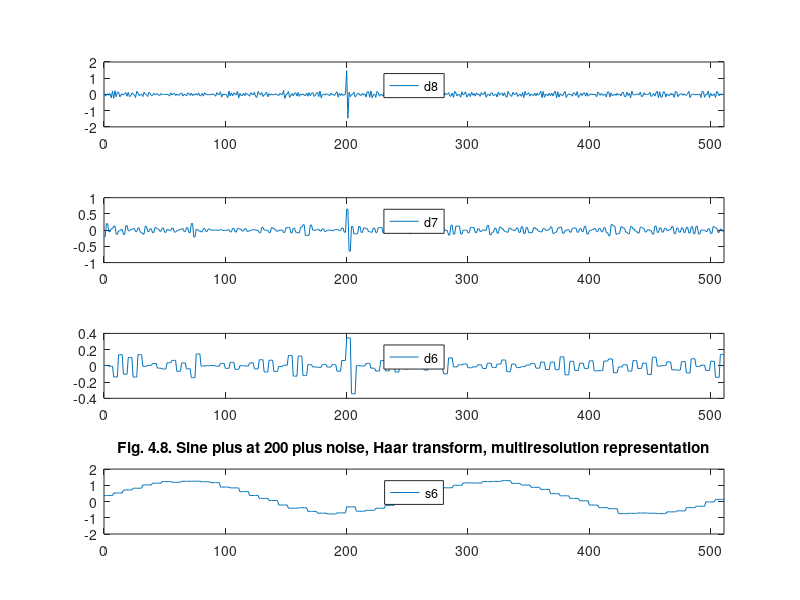

MATLAB code to generate this figure:
%% ========================================================================
%% Programmatic octave notes on "Ripples in Mathematics" by A. Jensen
%% and A. la Cour-Harbo written with a deep gratitude to the authors for
%% this wonderful text. 
%% 
%% Reconstruction of graphs in Figure 4.8, p.30, Ch 04.
%%
%% Author: Vladimir Kulyukin
%% 
%% NB: I have tested this code in Octave 4.
%%
%% The numbers below were computed by my Java OneDHaar class methods
%% available at https://github.com/VKEDCO/java/blob/master/haar/org.vkedco.wavelets.haar/OneDHaar.java &
%% https://github.com/VKEDCO/java/blob/master/haar/org.vkedco.wavelets.tests/RipplesInMathCh04.java
%% =========================================================================


t = [0:511];

y_fig_4_8_s06_d06_d07_d8_inverted_p30 = [
0.09752880590825411
-0.09752880590825411
-0.04814916270692597
0.04814916270692597
-0.05701575090482639
0.05701575090482639
-0.20916308390034022
0.20916308390034022
-0.23338830579871167
0.23338830579871167
-0.14401970825279042
0.14401970825279042
0.15263226399113236
-0.15263226399113236
-0.03805920882712649
0.03805920882712649
-0.03958469872981252
0.03958469872981252
0.11216399138917277
-0.11216399138917277
0.1290001397926081
-0.1290001397926081
-0.08991998589702378
0.08991998589702378
0.037791215541385925
-0.037791215541385925
-0.18949721416049545
0.18949721416049545
0.07497677819582171
-0.07497677819582171
-0.009290252739349358
0.009290252739349358
-0.13204406194211238
0.13204406194211238
0.017166261743862044
-0.017166261743862044
-0.1297069913554577
0.1297069913554577
0.06784359264102824
-0.06784359264102824
-0.07254736163824504
0.07254736163824504
-0.008436565849630151
0.008436565849630151
0.05880347383756556
-0.05880347383756556
-0.0552134427407841
0.0552134427407841
-0.0038874642813732092
0.0038874642813732092
-0.007252634910156818
0.007252634910156818
0.008986861708275562
-0.008986861708275562
-0.10417934039693805
0.10417934039693805
-0.024546703753894117
0.024546703753894117
0.07349113401620189
-0.07349113401620189
0.02110179384131683
-0.02110179384131683
-0.052719347951907025
0.052719347951907025
0.10295181036575363
-0.10295181036575363
0.010472600562925094
-0.010472600562925094
-0.0955641315415302
0.0955641315415302
0.056457124746000065
-0.056457124746000065
0.08562877490901866
-0.08562877490901866
0.019005237582970236
-0.019005237582970236
0.04808511281184957
-0.04808511281184957
0.08676443906773168
-0.08676443906773168
-0.07361758023640774
0.07361758023640774
-0.09924750627731539
0.09924750627731539
0.008701315885589922
-0.008701315885589922
-0.022389153183531074
0.022389153183531074
-0.0334912561499251
0.0334912561499251
0.022863003342548538
-0.022863003342548538
-0.1113555060559589
0.1113555060559589
0.007408124363609492
-0.007408124363609492
0.16784563299786415
-0.16784563299786415
0.026963989315828663
-0.026963989315828663
0.027978027536579575
-0.027978027536579575
-0.20184185920571418
0.20184185920571418
-0.09202176216765173
0.09202176216765173
-0.08354968090908077
0.08354968090908077
0.03374363294720367
-0.03374363294720367
0.21005365808894855
-0.21005365808894855
0.061942940725757734
-0.061942940725757734
-0.07949352619914724
0.07949352619914724
-0.08004632819208565
0.08004632819208565
0.024530884024054816
-0.024530884024054816
-0.106132583807106
0.106132583807106
0.033298926201627665
-0.033298926201627665
0.13173827139778704
-0.13173827139778704
-0.18578897015666979
0.18578897015666979
0.031984077300964545
-0.031984077300964545
0.12677632778709746
-0.12677632778709746
-0.0229155042742504
0.0229155042742504
0.148168437015001
-0.148168437015001
0.05045439446056981
-0.05045439446056981
0.03551490247470415
-0.03551490247470415
-0.010394792493584826
0.010394792493584826
0.030962656832630966
-0.030962656832630966
-0.06855838355789318
0.06855838355789318
0.012046562697100027
-0.012046562697100027
0.24577492549037241
-0.24577492549037241
-0.026128021661109557
0.026128021661109557
0.1808692113553742
-0.1808692113553742
-0.048892746997457354
0.048892746997457354
-0.0899296378215218
0.0899296378215218
0.09676590444596506
-0.09676590444596506
0.12130279677548972
-0.12130279677548972
0.031242963573899326
-0.031242963573899326
0.031452966120689124
-0.031452966120689124
-0.09094583411936573
0.09094583411936573
-0.11460720441136796
0.11460720441136796
-0.07778891687784459
0.07778891687784459
0.11463121712055976
-0.11463121712055976
-0.08185024644121791
0.08185024644121791
0.1333156337987635
-0.1333156337987635
0.20661453506824318
-0.20661453506824318
-0.010459896612809216
0.010459896612809216
-0.03611640801071753
0.03611640801071753
0.017650994505764517
-0.017650994505764517
-0.08579359935443798
0.08579359935443798
0.0024754797499952907
-0.0024754797499952907
-0.07269151898501414
0.07269151898501414
0.16913260880286263
-0.16913260880286263
0.06730254911895162
-0.06730254911895162
0.05232081415929568
-0.05232081415929568
-0.0376701330794077
0.0376701330794077
1.4671031028429689
-1.4671031028429689
0.13573996525490595
-0.13573996525490595
-0.004695893482652647
0.004695893482652647
0.14860108958843066
-0.14860108958843066
-0.0646382613207625
0.0646382613207625
0.04981837230166225
-0.04981837230166225
-0.058277567662653545
0.058277567662653545
-0.03587918927867348
0.03587918927867348
-0.16491158319895552
0.16491158319895552
0.16966281194440166
-0.16966281194440166
0.2180718789486607
-0.2180718789486607
-0.024029857127657483
0.024029857127657483
-0.1854610052683032
0.1854610052683032
0.10944475910320256
-0.10944475910320256
0.018020497455477347
-0.018020497455477347
-0.10237281896602808
0.10237281896602808
-0.19730803656199575
0.19730803656199575
0.06489949163170966
-0.06489949163170966
0.015661770089098387
-0.015661770089098387
-0.08870341921457589
0.08870341921457589
0.12203879185164482
-0.12203879185164482
-0.2074227481280997
0.2074227481280997
-0.03551357385918008
0.03551357385918008
-0.09630828017587047
0.09630828017587047
0.02670386228287173
-0.02670386228287173
-0.11073418232819403
0.11073418232819403
-0.19449008048353061
0.19449008048353061
0.013707099327554095
-0.013707099327554095
-0.05106097539266995
0.05106097539266995
0.020022099049439274
-0.020022099049439274
0.05799347845601166
-0.05799347845601166
-0.10958150303445358
0.10958150303445358
-0.022569648456003844
0.022569648456003844
-0.006749702316791478
0.006749702316791478
0.016195913850045318
-0.016195913850045318
-0.19015150311402154
0.19015150311402154
0.09085456680976754
-0.09085456680976754
-0.16873589615224927
0.16873589615224927
0.025594062135535885
-0.025594062135535885
0.048934776164295805
-0.048934776164295805
-0.07987728171595954
0.07987728171595954
-0.015229438567468443
0.015229438567468443
0.11200906761234584
-0.11200906761234584
-0.08486114191065675
0.08486114191065675
-0.18725147392964522
0.18725147392964522
0.08971292184463707
-0.08971292184463707
-0.012923833291320297
0.012923833291320297
-0.16986746805429964
0.16986746805429964
-0.027221045555420594
0.027221045555420594
0.16491010954230023
-0.16491010954230023
-0.04650467191303298
0.04650467191303298
-0.13400040557196796
0.13400040557196796
-0.050275736141197014
0.050275736141197014
-0.10106993365746597
0.10106993365746597
-0.016499753327589795
0.016499753327589795
-0.11760976788731979
0.11760976788731979
-7.474233697013499E-5
7.474233697013499E-5
0.17463449601772107
-0.17463449601772107
-0.006017046859551067
0.006017046859551067
-0.08693453971322129
0.08693453971322129
0.0937947228859658
-0.0937947228859658
-0.02016765094581352
0.02016765094581352
-0.15828836614721742
0.15828836614721742
-0.049731023221466275
0.049731023221466275
0.0923707986043225
-0.0923707986043225
0.1024794261230032
-0.1024794261230032
-0.18792119195334764
0.18792119195334764
0.025363875144429504
-0.025363875144429504
-0.13338052604861883
0.13338052604861883
0.008861481282471106
-0.008861481282471106
0.12481743376138199
-0.12481743376138199
-0.015828515978324242
0.015828515978324242
-0.11707648277522176
0.11707648277522176
-0.19680181257140977
0.19680181257140977
-0.019877872015020448
0.019877872015020448
0.10544976610714196
-0.10544976610714196
0.028195394926922135
-0.028195394926922135
-0.08289471282714478
0.08289471282714478
-0.08138697899555047
0.08138697899555047
-0.039051382381781186
0.039051382381781186
0.1980513725856288
-0.1980513725856288
0.177352385807882
-0.177352385807882
0.01857948617908789
-0.01857948617908789
-0.0845205406056106
0.0845205406056106
-0.07851574320752427
0.07851574320752427
-0.09964629425104166
0.09964629425104166
0.20394124885574427
-0.20394124885574427
0.1654364838603474
-0.1654364838603474
0.04547217108138032
-0.04547217108138032
-0.0881708209760862
0.0881708209760862
0.18636418303520896
-0.18636418303520896
-0.03579297775629295
0.03579297775629295
0.0029607811512398566
-0.0029607811512398566
-0.10992661008226463
0.10992661008226463
0.06496828548217037
-0.06496828548217037
0.18290837284524583
-0.18290837284524583
-0.06234365223378749
0.06234365223378749
-0.06873026463610515
0.06873026463610515
0.1070652513212516
-0.1070652513212516
0.10488865665856521
-0.10488865665856521
-0.04093279949210854
0.04093279949210854
-0.014712722060748862
0.014712722060748862
-0.016636869330798776
0.016636869330798776
-0.14757092711608036
0.14757092711608036
0.05123095384241069
-0.05123095384241069
0.060397837543595394
-0.060397837543595394
-0.018924449832933316
0.018924449832933316
-0.15591484148198245
0.15591484148198245
0.15856512292688987
-0.15856512292688987
0.0953507790748245
-0.0953507790748245
-0.03162693424321328
0.03162693424321328
-0.06889546638555022
0.06889546638555022
-0.027721393303248017
0.027721393303248017
-0.10275692757658428
0.10275692757658428
0.13361417895648806
-0.13361417895648806
-0.13864133130116954
0.13864133130116954
-0.05921841002057487
0.05921841002057487
-0.2063777860137046
0.2063777860137046
0.02279355743495956
-0.02279355743495956
-0.030773654632627934
0.030773654632627934
0.027531542757658678
-0.027531542757658678
0.14725959039793235
-0.14725959039793235
-0.10135485590046027
0.10135485590046027
-0.010133696733812148
0.010133696733812148
-0.010247195219092953
0.010247195219092953
0.13203185310316568
-0.13203185310316568
-0.05516228965081982
0.05516228965081982
-0.10368321650730615
0.10368321650730615
0.2014674855611639
-0.2014674855611639
0.168348008807726
-0.168348008807726
-0.1612995934307047
0.1612995934307047
0.15785955549550618
-0.15785955549550618
0.044275214836714816
-0.044275214836714816
-0.08344023926484806
0.08344023926484806
-0.03408380922566462
0.03408380922566462
-0.18191396809083682
0.18191396809083682
0.13931942504720457
-0.13931942504720457
-0.02320711491009197
0.02320711491009197
0.050620422553874604
-0.050620422553874604
0.04110320713030652
-0.04110320713030652
-0.05612211571209222
0.05612211571209222
0.19363706413216752
-0.19363706413216752
-0.025657411743881364
0.025657411743881364
0.024316890419890852
-0.024316890419890852
-0.01398510908063047
0.01398510908063047
-0.03586799231908594
0.03586799231908594
-0.19277145843494994
0.19277145843494994
0.1762300861463233
-0.1762300861463233
0.010733018476724254
-0.010733018476724254
0.19748737019844123
-0.19748737019844123
0.07498101815236671
-0.07498101815236671
-0.04230615062058536
0.04230615062058536
-0.1889382073567016
0.1889382073567016
0.07497407361250774
-0.07497407361250774
0.034955942336224316
-0.034955942336224316
0.03504847444687792
-0.03504847444687792
];

y_fig_4_8_s06_d06_d7_d08_inverted_p30 = [
-0.20005498296172905
-0.20005498296172905
0.20005498296172905
0.20005498296172905
-0.0463278245095968
-0.0463278245095968
0.0463278245095968
0.0463278245095968
0.12573337674285068
0.12573337674285068
-0.12573337674285068
-0.12573337674285068
-0.020746901695134157
-0.020746901695134157
0.020746901695134157
0.020746901695134157
-0.1364154178760675
-0.1364154178760675
0.1364154178760675
0.1364154178760675
-0.020974393034209667
-0.020974393034209667
0.020974393034209667
0.020974393034209667
0.046596287687746825
0.046596287687746825
-0.046596287687746825
-0.046596287687746825
0.06771789907235082
0.06771789907235082
-0.06771789907235082
-0.06771789907235082
-0.1202746780717188
-0.1202746780717188
0.1202746780717188
0.1202746780717188
-0.040760577164032495
-0.040760577164032495
0.040760577164032495
0.040760577164032495
-0.07848040623690289
-0.07848040623690289
0.07848040623690289
0.07848040623690289
0.03501013256239981
0.03501013256239981
-0.03501013256239981
-0.03501013256239981
0.06638830424566279
0.06638830424566279
-0.06638830424566279
-0.06638830424566279
0.017515286475866094
0.017515286475866094
-0.017515286475866094
-0.017515286475866094
0.061785167918731954
0.061785167918731954
-0.061785167918731954
-0.061785167918731954
-0.016539166573336705
-0.016539166573336705
0.016539166573336705
0.016539166573336705
0.04467947379734608
0.04467947379734608
-0.04467947379734608
-0.04467947379734608
0.07590386617472442
0.07590386617472442
-0.07590386617472442
-0.07590386617472442
0.20668977671789843
0.20668977671789843
-0.20668977671789843
-0.20668977671789843
0.024733161710739214
0.024733161710739214
-0.024733161710739214
-0.024733161710739214
-0.052745103852738146
-0.052745103852738146
0.052745103852738146
0.052745103852738146
-0.04012564091211851
-0.04012564091211851
0.04012564091211851
0.04012564091211851
-7.830363130132571E-4
-7.830363130132571E-4
7.830363130132571E-4
7.830363130132571E-4
0.0015945640991316518
0.0015945640991316518
-0.0015945640991316518
-0.0015945640991316518
0.01119127737867675
0.01119127737867675
-0.01119127737867675
-0.01119127737867675
-0.012718867365469502
-0.012718867365469502
0.012718867365469502
0.012718867365469502
-0.053902326321664217
-0.053902326321664217
0.053902326321664217
0.053902326321664217
-0.05593067440500213
-0.05593067440500213
0.05593067440500213
0.05593067440500213
0.030228202409051372
0.030228202409051372
-0.030228202409051372
-0.030228202409051372
0.041693681848821454
0.041693681848821454
-0.041693681848821454
-0.041693681848821454
-0.01277411962466091
-0.01277411962466091
0.01277411962466091
0.01277411962466091
0.009937884998948364
0.009937884998948364
-0.009937884998948364
-0.009937884998948364
-0.08365062421261893
-0.08365062421261893
0.08365062421261893
0.08365062421261893
0.00505798702623289
0.00505798702623289
-0.00505798702623289
-0.00505798702623289
-0.07560149928080223
-0.07560149928080223
0.07560149928080223
0.07560149928080223
0.0345538608557308
0.0345538608557308
-0.0345538608557308
-0.0345538608557308
-0.00432458522277936
-0.00432458522277936
0.00432458522277936
0.00432458522277936
-0.07533604161697206
-0.07533604161697206
0.07533604161697206
0.07533604161697206
0.08435658354087244
0.08435658354087244
-0.08435658354087244
-0.08435658354087244
0.06495819658090148
0.06495819658090148
-0.06495819658090148
-0.06495819658090148
-0.08634955646536951
-0.08634955646536951
0.08634955646536951
0.08634955646536951
0.16440420310536674
0.16440420310536674
-0.16440420310536674
-0.16440420310536674
-0.1588840249963836
-0.1588840249963836
0.1588840249963836
0.1588840249963836
0.0032819333459739902
0.0032819333459739902
-0.0032819333459739902
-0.0032819333459739902
0.024517199593199385
0.024517199593199385
-0.024517199593199385
-0.024517199593199385
0.040321884743484596
0.040321884743484596
-0.040321884743484596
-0.040321884743484596
-0.0024111596395766026
-0.0024111596395766026
0.0024111596395766026
0.0024111596395766026
-0.015557935603884524
-0.015557935603884524
0.015557935603884524
0.015557935603884524
0.015088408657918473
0.015088408657918473
-0.015088408657918473
-0.015088408657918473
0.0654589151465807
0.0654589151465807
-0.0654589151465807
-0.0654589151465807
0.6467061909096541
0.6467061909096541
-0.6467061909096541
-0.6467061909096541
0.11314756292753929
0.11314756292753929
-0.11314756292753929
-0.11314756292753929
-0.11216579043736588
-0.11216579043736588
0.11216579043736588
0.11216579043736588
-0.0709734449700242
-0.0709734449700242
0.0709734449700242
0.0709734449700242
0.04569217588372888
0.04569217588372888
-0.04569217588372888
-0.04569217588372888
-0.06475760551123493
-0.06475760551123493
0.06475760551123493
0.06475760551123493
-0.07168557592716088
-0.07168557592716088
0.07168557592716088
0.07168557592716088
0.08492911828542361
0.08492911828542361
-0.08492911828542361
-0.08492911828542361
0.02764438407977505
0.02764438407977505
-0.02764438407977505
-0.02764438407977505
0.018418242789560658
0.018418242789560658
-0.018418242789560658
-0.018418242789560658
-0.09301098368499434
-0.09301098368499434
0.09301098368499434
0.09301098368499434
0.07467417174525617
0.07467417174525617
-0.07467417174525617
-0.07467417174525617
-0.006417260133840531
-0.006417260133840531
0.006417260133840531
0.006417260133840531
-0.10766961629915597
-0.10766961629915597
0.10766961629915597
0.10766961629915597
0.015439599549195143
0.015439599549195143
-0.015439599549195143
-0.015439599549195143
0.08470143663107252
0.08470143663107252
-0.08470143663107252
-0.08470143663107252
-0.058131077372945275
-0.058131077372945275
0.058131077372945275
0.058131077372945275
-0.026854043645539016
-0.026854043645539016
0.026854043645539016
0.026854043645539016
-0.08797061353497188
-0.08797061353497188
0.08797061353497188
0.08797061353497188
-0.011844417965403347
-0.011844417965403347
0.011844417965403347
0.011844417965403347
0.010896626321554885
0.010896626321554885
-0.010896626321554885
-0.010896626321554885
-0.15245501951313778
-0.15245501951313778
0.15245501951313778
0.15245501951313778
-0.12298069002259997
-0.12298069002259997
0.12298069002259997
0.12298069002259997
0.12111770299378653
0.12111770299378653
-0.12111770299378653
-0.12111770299378653
0.0014385612845207174
0.0014385612845207174
-0.0014385612845207174
-0.0014385612845207174
-0.08381711288032587
-0.08381711288032587
0.08381711288032587
0.08381711288032587
0.07714565546384138
0.07714565546384138
-0.07714565546384138
-0.07714565546384138
0.0432976387030016
0.0432976387030016
-0.0432976387030016
-0.0432976387030016
0.008452750121102843
0.008452750121102843
-0.008452750121102843
-0.008452750121102843
0.14660982764367325
0.14660982764367325
-0.14660982764367325
-0.14660982764367325
-0.06034855528353482
-0.06034855528353482
0.06034855528353482
0.06034855528353482
-0.09182388582101701
-0.09182388582101701
0.09182388582101701
0.09182388582101701
0.03733398157604393
0.03733398157604393
-0.03733398157604393
-0.03733398157604393
-0.06437005328685493
-0.06437005328685493
0.06437005328685493
0.06437005328685493
0.010751718973251884
0.010751718973251884
-0.010751718973251884
-0.010751718973251884
0.06757425862471678
0.06757425862471678
-0.06757425862471678
-0.06757425862471678
0.10458569760869403
0.10458569760869403
-0.10458569760869403
-0.10458569760869403
0.08107356584258588
0.08107356584258588
-0.08107356584258588
-0.08107356584258588
-0.07649599728462941
-0.07649599728462941
0.07649599728462941
0.07649599728462941
0.03562024868982867
0.03562024868982867
-0.03562024868982867
-0.03562024868982867
-0.05211938969476326
-0.05211938969476326
0.05211938969476326
0.05211938969476326
-0.012050294715874819
-0.012050294715874819
0.012050294715874819
0.012050294715874819
0.10005059413609972
0.10005059413609972
-0.10005059413609972
-0.10005059413609972
-0.06292075466740579
-0.06292075466740579
0.06292075466740579
0.06292075466740579
0.09547634428495333
0.09547634428495333
-0.09547634428495333
-0.09547634428495333
-0.016054574416641258
-0.016054574416641258
0.016054574416641258
0.016054574416641258
-0.06180020896299178
-0.06180020896299178
0.06180020896299178
0.06180020896299178
0.06501478499391755
0.06501478499391755
-0.06501478499391755
-0.06501478499391755
0.0449553436764008
0.0449553436764008
-0.0449553436764008
-0.0449553436764008
0.11924282744900053
0.11924282744900053
-0.11924282744900053
-0.11924282744900053
-0.017681342166052747
-0.017681342166052747
0.017681342166052747
0.017681342166052747
0.047756218668858964
0.047756218668858964
-0.047756218668858964
-0.047756218668858964
0.05126604584819644
0.05126604584819644
-0.05126604584819644
-0.05126604584819644
0.07563322854452172
0.07563322854452172
-0.07563322854452172
-0.07563322854452172
-0.17148033742416524
-0.17148033742416524
0.17148033742416524
0.17148033742416524
0.12515744356548206
0.12515744356548206
-0.12515744356548206
-0.12515744356548206
-0.10094641962083203
-0.10094641962083203
0.10094641962083203
0.10094641962083203
0.05991990284568659
0.05991990284568659
-0.05991990284568659
-0.05991990284568659
-0.11086424078470859
-0.11086424078470859
0.11086424078470859
0.11086424078470859
0.03414481465310384
0.03414481465310384
-0.03414481465310384
-0.03414481465310384
-0.09071875202504048
-0.09071875202504048
0.09071875202504048
0.09071875202504048
0.05661397407379652
0.05661397407379652
-0.05661397407379652
-0.05661397407379652
0.01649174191341819
0.01649174191341819
-0.01649174191341819
-0.01649174191341819
-0.1214347230074689
-0.1214347230074689
0.1214347230074689
0.1214347230074689
-0.06984323542424219
-0.06984323542424219
0.06984323542424219
0.06984323542424219
-0.060059602993045365
-0.060059602993045365
0.060059602993045365
0.060059602993045365
-0.014008279711332247
-0.014008279711332247
0.014008279711332247
0.014008279711332247
0.1083570501222548
0.1083570501222548
-0.1083570501222548
-0.1083570501222548
0.06238814443579274
0.06238814443579274
-0.06238814443579274
-0.06238814443579274
0.07018100527158364
0.07018100527158364
-0.07018100527158364
-0.07018100527158364
0.0885513482414432
0.0885513482414432
-0.0885513482414432
-0.0885513482414432
0.10807321874740734
0.10807321874740734
-0.10807321874740734
-0.10807321874740734
0.11880078770739473
0.11880078770739473
-0.11880078770739473
-0.11880078770739473
-6.127777497945016E-4
-6.127777497945016E-4
6.127777497945016E-4
6.127777497945016E-4
-0.04259169612747231
-0.04259169612747231
0.04259169612747231
0.04259169612747231
-0.10520794828680771
-0.10520794828680771
0.10520794828680771
0.10520794828680771
0.06834957373031471
0.06834957373031471
-0.06834957373031471
-0.06834957373031471
0.03649594253192552
0.03649594253192552
-0.03649594253192552
-0.03649594253192552
];

y_fig_4_8_s06_d6_d07_d08_inverted_p30 = [
0.004483562305681254
0.004483562305681254
0.004483562305681254
0.004483562305681254
-0.004483562305681254
-0.004483562305681254
-0.004483562305681254
-0.004483562305681254
-0.1369806343291008
-0.1369806343291008
-0.1369806343291008
-0.1369806343291008
0.1369806343291008
0.1369806343291008
0.1369806343291008
0.1369806343291008
-0.10291333532667654
-0.10291333532667654
-0.10291333532667654
-0.10291333532667654
0.10291333532667654
0.10291333532667654
0.10291333532667654
0.10291333532667654
-0.1383059263473889
-0.1383059263473889
-0.1383059263473889
-0.1383059263473889
0.1383059263473889
0.1383059263473889
0.1383059263473889
0.1383059263473889
-0.005176729302950655
-0.005176729302950655
-0.005176729302950655
-0.005176729302950655
0.005176729302950655
0.005176729302950655
0.005176729302950655
0.005176729302950655
0.028201796832929334
0.028201796832929334
0.028201796832929334
0.028201796832929334
-0.028201796832929334
-0.028201796832929334
-0.028201796832929334
-0.028201796832929334
-0.03873833764994871
-0.03873833764994871
-0.03873833764994871
-0.03873833764994871
0.03873833764994871
0.03873833764994871
0.03873833764994871
0.03873833764994871
0.06703330604872203
0.06703330604872203
0.06703330604872203
0.06703330604872203
-0.06703330604872203
-0.06703330604872203
-0.06703330604872203
-0.06703330604872203
0.036224508184707564
0.036224508184707564
0.036224508184707564
0.036224508184707564
-0.036224508184707564
-0.036224508184707564
-0.036224508184707564
-0.036224508184707564
-0.14676626819951252
-0.14676626819951252
-0.14676626819951252
-0.14676626819951252
0.14676626819951252
0.14676626819951252
0.14676626819951252
0.14676626819951252
-0.002152622335516052
-0.002152622335516052
-0.002152622335516052
-0.002152622335516052
0.002152622335516052
0.002152622335516052
0.002152622335516052
0.002152622335516052
0.003870359193524852
0.003870359193524852
0.003870359193524852
0.003870359193524852
-0.003870359193524852
-0.003870359193524852
-0.003870359193524852
-0.003870359193524852
0.030939538640644356
0.030939538640644356
0.030939538640644356
0.030939538640644356
-0.030939538640644356
-0.030939538640644356
-0.030939538640644356
-0.030939538640644356
0.04326945313301466
0.04326945313301466
0.04326945313301466
0.04326945313301466
-0.04326945313301466
-0.04326945313301466
-0.04326945313301466
-0.04326945313301466
0.0015798903679776208
0.0015798903679776208
0.0015798903679776208
0.0015798903679776208
-0.0015798903679776208
-0.0015798903679776208
-0.0015798903679776208
-0.0015798903679776208
0.036954941551714464
0.036954941551714464
0.036954941551714464
0.036954941551714464
-0.036954941551714464
-0.036954941551714464
-0.036954941551714464
-0.036954941551714464
0.07538319538515108
0.07538319538515108
0.07538319538515108
0.07538319538515108
-0.07538319538515108
-0.07538319538515108
-0.07538319538515108
-0.07538319538515108
0.06922889115652539
0.06922889115652539
0.06922889115652539
0.06922889115652539
-0.06922889115652539
-0.06922889115652539
-0.06922889115652539
-0.06922889115652539
-0.008116117936542126
-0.008116117936542126
-0.008116117936542126
-0.008116117936542126
0.008116117936542126
0.008116117936542126
0.008116117936542126
0.008116117936542126
0.12685041557208962
0.12685041557208962
0.12685041557208962
0.12685041557208962
-0.12685041557208962
-0.12685041557208962
-0.12685041557208962
-0.12685041557208962
0.12000486003531476
0.12000486003531476
0.12000486003531476
0.12000486003531476
-0.12000486003531476
-0.12000486003531476
-0.12000486003531476
-0.12000486003531476
0.01379252012859855
0.01379252012859855
0.01379252012859855
0.01379252012859855
-0.01379252012859855
-0.01379252012859855
-0.01379252012859855
-0.01379252012859855
-0.017896098447013672
-0.017896098447013672
-0.017896098447013672
-0.017896098447013672
0.017896098447013672
0.017896098447013672
0.017896098447013672
0.017896098447013672
-0.015417245577291013
-0.015417245577291013
-0.015417245577291013
-0.015417245577291013
0.015417245577291013
0.015417245577291013
0.015417245577291013
0.015417245577291013
-0.06588361323813417
-0.06588361323813417
-0.06588361323813417
-0.06588361323813417
0.06588361323813417
0.06588361323813417
0.06588361323813417
0.06588361323813417
0.3438568831808161
0.3438568831808161
0.3438568831808161
0.3438568831808161
-0.3438568831808161
-0.3438568831808161
-0.3438568831808161
-0.3438568831808161
0.0018366417842362033
0.0018366417842362033
0.0018366417842362033
0.0018366417842362033
-0.0018366417842362033
-0.0018366417842362033
-0.0018366417842362033
-0.0018366417842362033
0.02899015977967267
0.02899015977967267
0.02899015977967267
0.02899015977967267
-0.02899015977967267
-0.02899015977967267
-0.02899015977967267
-0.02899015977967267
-0.06410301844896668
-0.06410301844896668
-0.06410301844896668
-0.06410301844896668
0.06410301844896668
0.06410301844896668
0.06410301844896668
0.06410301844896668
-0.06206808840416165
-0.06206808840416165
-0.06206808840416165
-0.06206808840416165
0.06206808840416165
0.06206808840416165
0.06206808840416165
0.06206808840416165
-0.0769883782487958
-0.0769883782487958
-0.0769883782487958
-0.0769883782487958
0.0769883782487958
0.0769883782487958
0.0769883782487958
0.0769883782487958
-0.03862487128695772
-0.03862487128695772
-0.03862487128695772
-0.03862487128695772
0.03862487128695772
0.03862487128695772
0.03862487128695772
0.03862487128695772
0.01605029377908165
0.01605029377908165
0.01605029377908165
0.01605029377908165
-0.01605029377908165
-0.01605029377908165
-0.01605029377908165
-0.01605029377908165
-0.05224339501261332
-0.05224339501261332
-0.05224339501261332
-0.05224339501261332
0.05224339501261332
0.05224339501261332
0.05224339501261332
0.05224339501261332
0.03299427970014395
0.03299427970014395
0.03299427970014395
0.03299427970014395
-0.03299427970014395
-0.03299427970014395
-0.03299427970014395
-0.03299427970014395
-0.09843024839433227
-0.09843024839433227
-0.09843024839433227
-0.09843024839433227
0.09843024839433227
0.09843024839433227
0.09843024839433227
0.09843024839433227
-0.012692562869013654
-0.012692562869013654
-0.012692562869013654
-0.012692562869013654
0.012692562869013654
0.012692562869013654
0.012692562869013654
0.012692562869013654
0.023197553024834502
0.023197553024834502
0.023197553024834502
0.023197553024834502
-0.023197553024834502
-0.023197553024834502
-0.023197553024834502
-0.023197553024834502
-0.012770315733896751
-0.012770315733896751
-0.012770315733896751
-0.012770315733896751
0.012770315733896751
0.012770315733896751
0.012770315733896751
0.012770315733896751
-0.03233821314983098
-0.03233821314983098
-0.03233821314983098
-0.03233821314983098
0.03233821314983098
0.03233821314983098
0.03233821314983098
0.03233821314983098
-0.02102593768321181
-0.02102593768321181
-0.02102593768321181
-0.02102593768321181
0.02102593768321181
0.02102593768321181
0.02102593768321181
0.02102593768321181
0.07225734075803857
0.07225734075803857
0.07225734075803857
0.07225734075803857
-0.07225734075803857
-0.07225734075803857
-0.07225734075803857
-0.07225734075803857
0.02128528523329631
0.02128528523329631
0.02128528523329631
0.02128528523329631
-0.02128528523329631
-0.02128528523329631
-0.02128528523329631
-0.02128528523329631
-0.00947999535690319
-0.00947999535690319
-0.00947999535690319
-0.00947999535690319
0.00947999535690319
0.00947999535690319
0.00947999535690319
0.00947999535690319
0.028800485958811677
0.028800485958811677
0.028800485958811677
0.028800485958811677
-0.028800485958811677
-0.028800485958811677
-0.028800485958811677
-0.028800485958811677
0.044963301401300164
0.044963301401300164
0.044963301401300164
0.044963301401300164
-0.044963301401300164
-0.044963301401300164
-0.044963301401300164
-0.044963301401300164
0.04664520253056069
0.04664520253056069
0.04664520253056069
0.04664520253056069
-0.04664520253056069
-0.04664520253056069
-0.04664520253056069
-0.04664520253056069
0.11101716270702217
0.11101716270702217
0.11101716270702217
0.11101716270702217
-0.11101716270702217
-0.11101716270702217
-0.11101716270702217
-0.11101716270702217
0.056199579226521926
0.056199579226521926
0.056199579226521926
0.056199579226521926
-0.056199579226521926
-0.056199579226521926
-0.056199579226521926
-0.056199579226521926
0.03210841500417098
0.03210841500417098
0.03210841500417098
0.03210841500417098
-0.03210841500417098
-0.03210841500417098
-0.03210841500417098
-0.03210841500417098
0.061982170976818456
0.061982170976818456
0.061982170976818456
0.061982170976818456
-0.061982170976818456
-0.061982170976818456
-0.061982170976818456
-0.061982170976818456
-0.05916032538873436
-0.05916032538873436
-0.05916032538873436
-0.05916032538873436
0.05916032538873436
0.05916032538873436
0.05916032538873436
0.05916032538873436
0.08461877648734246
0.08461877648734246
0.08461877648734246
0.08461877648734246
-0.08461877648734246
-0.08461877648734246
-0.08461877648734246
-0.08461877648734246
-0.013753796314878327
-0.013753796314878327
-0.013753796314878327
-0.013753796314878327
0.013753796314878327
0.013753796314878327
0.013753796314878327
0.013753796314878327
-0.06511121299780702
-0.06511121299780702
-0.06511121299780702
-0.06511121299780702
0.06511121299780702
0.06511121299780702
0.06511121299780702
0.06511121299780702
-0.032863449325431775
-0.032863449325431775
-0.032863449325431775
-0.032863449325431775
0.032863449325431775
0.032863449325431775
0.032863449325431775
0.032863449325431775
-0.10613202371956369
-0.10613202371956369
-0.10613202371956369
-0.10613202371956369
0.10613202371956369
0.10613202371956369
0.10613202371956369
0.10613202371956369
-0.003451912789647626
-0.003451912789647626
-0.003451912789647626
-0.003451912789647626
0.003451912789647626
0.003451912789647626
0.003451912789647626
0.003451912789647626
0.049209790251096446
0.049209790251096446
0.049209790251096446
0.049209790251096446
-0.049209790251096446
-0.049209790251096446
-0.049209790251096446
-0.049209790251096446
-0.052630950718513196
-0.052630950718513196
-0.052630950718513196
-0.052630950718513196
0.052630950718513196
0.052630950718513196
0.052630950718513196
0.052630950718513196
-0.08737557010821274
-0.08737557010821274
-0.08737557010821274
-0.08737557010821274
0.08737557010821274
0.08737557010821274
0.08737557010821274
0.08737557010821274
-0.008308464880824767
-0.008308464880824767
-0.008308464880824767
-0.008308464880824767
0.008308464880824767
0.008308464880824767
0.008308464880824767
0.008308464880824767
-0.05637725731102549
-0.05637725731102549
-0.05637725731102549
-0.05637725731102549
0.05637725731102549
0.05637725731102549
0.05637725731102549
0.05637725731102549
-0.14103729441591187
-0.14103729441591187
-0.14103729441591187
-0.14103729441591187
0.14103729441591187
0.14103729441591187
0.14103729441591187
0.14103729441591187
];

y_fig_4_8_s6_d06_d07_d08_inverted_p30 = [
0.3708202025003803
0.3708202025003803
0.3708202025003803
0.3708202025003803
0.3708202025003803
0.3708202025003803
0.3708202025003803
0.3708202025003803
0.5281306280667765
0.5281306280667765
0.5281306280667765
0.5281306280667765
0.5281306280667765
0.5281306280667765
0.5281306280667765
0.5281306280667765
0.7155336276709078
0.7155336276709078
0.7155336276709078
0.7155336276709078
0.7155336276709078
0.7155336276709078
0.7155336276709078
0.7155336276709078
0.8209357218857497
0.8209357218857497
0.8209357218857497
0.8209357218857497
0.8209357218857497
0.8209357218857497
0.8209357218857497
0.8209357218857497
1.022188531705255
1.022188531705255
1.022188531705255
1.022188531705255
1.022188531705255
1.022188531705255
1.022188531705255
1.022188531705255
1.133095730530169
1.133095730530169
1.133095730530169
1.133095730530169
1.133095730530169
1.133095730530169
1.133095730530169
1.133095730530169
1.234815448630639
1.234815448630639
1.234815448630639
1.234815448630639
1.234815448630639
1.234815448630639
1.234815448630639
1.234815448630639
1.1883534014935588
1.1883534014935588
1.1883534014935588
1.1883534014935588
1.1883534014935588
1.1883534014935588
1.1883534014935588
1.1883534014935588
1.2488434878042813
1.2488434878042813
1.2488434878042813
1.2488434878042813
1.2488434878042813
1.2488434878042813
1.2488434878042813
1.2488434878042813
1.252314693974083
1.252314693974083
1.252314693974083
1.252314693974083
1.252314693974083
1.252314693974083
1.252314693974083
1.252314693974083
1.2206450466381635
1.2206450466381635
1.2206450466381635
1.2206450466381635
1.2206450466381635
1.2206450466381635
1.2206450466381635
1.2206450466381635
1.1679056892685267
1.1679056892685267
1.1679056892685267
1.1679056892685267
1.1679056892685267
1.1679056892685267
1.1679056892685267
1.1679056892685267
0.8913001572086877
0.8913001572086877
0.8913001572086877
0.8913001572086877
0.8913001572086877
0.8913001572086877
0.8913001572086877
0.8913001572086877
0.8424061583888871
0.8424061583888871
0.8424061583888871
0.8424061583888871
0.8424061583888871
0.8424061583888871
0.8424061583888871
0.8424061583888871
0.6119290216338742
0.6119290216338742
0.6119290216338742
0.6119290216338742
0.6119290216338742
0.6119290216338742
0.6119290216338742
0.6119290216338742
0.3736776913377422
0.3736776913377422
0.3736776913377422
0.3736776913377422
0.3736776913377422
0.3736776913377422
0.3736776913377422
0.3736776913377422
0.19597555112181328
0.19597555112181328
0.19597555112181328
0.19597555112181328
0.19597555112181328
0.19597555112181328
0.19597555112181328
0.19597555112181328
0.06621943980711428
0.06621943980711428
0.06621943980711428
0.06621943980711428
0.06621943980711428
0.06621943980711428
0.06621943980711428
0.06621943980711428
-0.2131991901128285
-0.2131991901128285
-0.2131991901128285
-0.2131991901128285
-0.2131991901128285
-0.2131991901128285
-0.2131991901128285
-0.2131991901128285
-0.41189670958634755
-0.41189670958634755
-0.41189670958634755
-0.41189670958634755
-0.41189670958634755
-0.41189670958634755
-0.41189670958634755
-0.41189670958634755
-0.38320932091243487
-0.38320932091243487
-0.38320932091243487
-0.38320932091243487
-0.38320932091243487
-0.38320932091243487
-0.38320932091243487
-0.38320932091243487
-0.6049011604013467
-0.6049011604013467
-0.6049011604013467
-0.6049011604013467
-0.6049011604013467
-0.6049011604013467
-0.6049011604013467
-0.6049011604013467
-0.7156561334203299
-0.7156561334203299
-0.7156561334203299
-0.7156561334203299
-0.7156561334203299
-0.7156561334203299
-0.7156561334203299
-0.7156561334203299
-0.764142291996813
-0.764142291996813
-0.764142291996813
-0.764142291996813
-0.764142291996813
-0.764142291996813
-0.764142291996813
-0.764142291996813
-0.6999394874592496
-0.6999394874592496
-0.6999394874592496
-0.6999394874592496
-0.6999394874592496
-0.6999394874592496
-0.6999394874592496
-0.6999394874592496
-0.32552449511454046
-0.32552449511454046
-0.32552449511454046
-0.32552449511454046
-0.32552449511454046
-0.32552449511454046
-0.32552449511454046
-0.32552449511454046
-0.5967954250112697
-0.5967954250112697
-0.5967954250112697
-0.5967954250112697
-0.5967954250112697
-0.5967954250112697
-0.5967954250112697
-0.5967954250112697
-0.5393707024413389
-0.5393707024413389
-0.5393707024413389
-0.5393707024413389
-0.5393707024413389
-0.5393707024413389
-0.5393707024413389
-0.5393707024413389
-0.4133971999565699
-0.4133971999565699
-0.4133971999565699
-0.4133971999565699
-0.4133971999565699
-0.4133971999565699
-0.4133971999565699
-0.4133971999565699
-0.24023288064322273
-0.24023288064322273
-0.24023288064322273
-0.24023288064322273
-0.24023288064322273
-0.24023288064322273
-0.24023288064322273
-0.24023288064322273
-0.04486823883811241
-0.04486823883811241
-0.04486823883811241
-0.04486823883811241
-0.04486823883811241
-0.04486823883811241
-0.04486823883811241
-0.04486823883811241
0.20229592238375557
0.20229592238375557
0.20229592238375557
0.20229592238375557
0.20229592238375557
0.20229592238375557
0.20229592238375557
0.20229592238375557
0.3549101785210709
0.3549101785210709
0.3549101785210709
0.3549101785210709
0.3549101785210709
0.3549101785210709
0.3549101785210709
0.3549101785210709
0.542070606070488
0.542070606070488
0.542070606070488
0.542070606070488
0.542070606070488
0.542070606070488
0.542070606070488
0.542070606070488
0.6473375167683552
0.6473375167683552
0.6473375167683552
0.6473375167683552
0.6473375167683552
0.6473375167683552
0.6473375167683552
0.6473375167683552
0.848570889351615
0.848570889351615
0.848570889351615
0.848570889351615
0.848570889351615
0.848570889351615
0.848570889351615
0.848570889351615
1.0017746735791333
1.0017746735791333
1.0017746735791333
1.0017746735791333
1.0017746735791333
1.0017746735791333
1.0017746735791333
1.0017746735791333
1.1521427794117332
1.1521427794117332
1.1521427794117332
1.1521427794117332
1.1521427794117332
1.1521427794117332
1.1521427794117332
1.1521427794117332
1.1430005596472166
1.1430005596472166
1.1430005596472166
1.1430005596472166
1.1430005596472166
1.1430005596472166
1.1430005596472166
1.1430005596472166
1.2308369735992837
1.2308369735992837
1.2308369735992837
1.2308369735992837
1.2308369735992837
1.2308369735992837
1.2308369735992837
1.2308369735992837
1.2396242856033994
1.2396242856033994
1.2396242856033994
1.2396242856033994
1.2396242856033994
1.2396242856033994
1.2396242856033994
1.2396242856033994
1.2876240020818657
1.2876240020818657
1.2876240020818657
1.2876240020818657
1.2876240020818657
1.2876240020818657
1.2876240020818657
1.2876240020818657
1.119879900351587
1.119879900351587
1.119879900351587
1.119879900351587
1.119879900351587
1.119879900351587
1.119879900351587
1.119879900351587
1.0171011666455583
1.0171011666455583
1.0171011666455583
1.0171011666455583
1.0171011666455583
1.0171011666455583
1.0171011666455583
1.0171011666455583
0.8766407260369223
0.8766407260369223
0.8766407260369223
0.8766407260369223
0.8766407260369223
0.8766407260369223
0.8766407260369223
0.8766407260369223
0.7487761013265922
0.7487761013265922
0.7487761013265922
0.7487761013265922
0.7487761013265922
0.7487761013265922
0.7487761013265922
0.7487761013265922
0.48650189947658173
0.48650189947658173
0.48650189947658173
0.48650189947658173
0.48650189947658173
0.48650189947658173
0.48650189947658173
0.48650189947658173
0.35454489097650727
0.35454489097650727
0.35454489097650727
0.35454489097650727
0.35454489097650727
0.35454489097650727
0.35454489097650727
0.35454489097650727
0.19331389397875853
0.19331389397875853
0.19331389397875853
0.19331389397875853
0.19331389397875853
0.19331389397875853
0.19331389397875853
0.19331389397875853
0.04599783025916204
0.04599783025916204
0.04599783025916204
0.04599783025916204
0.04599783025916204
0.04599783025916204
0.04599783025916204
0.04599783025916204
-0.2179740167173949
-0.2179740167173949
-0.2179740167173949
-0.2179740167173949
-0.2179740167173949
-0.2179740167173949
-0.2179740167173949
-0.2179740167173949
-0.37489540916768044
-0.37489540916768044
-0.37489540916768044
-0.37489540916768044
-0.37489540916768044
-0.37489540916768044
-0.37489540916768044
-0.37489540916768044
-0.44345608938312137
-0.44345608938312137
-0.44345608938312137
-0.44345608938312137
-0.44345608938312137
-0.44345608938312137
-0.44345608938312137
-0.44345608938312137
-0.747910815393864
-0.747910815393864
-0.747910815393864
-0.747910815393864
-0.747910815393864
-0.747910815393864
-0.747910815393864
-0.747910815393864
-0.7270321336745743
-0.7270321336745743
-0.7270321336745743
-0.7270321336745743
-0.7270321336745743
-0.7270321336745743
-0.7270321336745743
-0.7270321336745743
-0.7056357027896007
-0.7056357027896007
-0.7056357027896007
-0.7056357027896007
-0.7056357027896007
-0.7056357027896007
-0.7056357027896007
-0.7056357027896007
-0.7204688706553736
-0.7204688706553736
-0.7204688706553736
-0.7204688706553736
-0.7204688706553736
-0.7204688706553736
-0.7204688706553736
-0.7204688706553736
-0.7422549164860768
-0.7422549164860768
-0.7422549164860768
-0.7422549164860768
-0.7422549164860768
-0.7422549164860768
-0.7422549164860768
-0.7422549164860768
-0.6356875719565801
-0.6356875719565801
-0.6356875719565801
-0.6356875719565801
-0.6356875719565801
-0.6356875719565801
-0.6356875719565801
-0.6356875719565801
-0.5741725650138926
-0.5741725650138926
-0.5741725650138926
-0.5741725650138926
-0.5741725650138926
-0.5741725650138926
-0.5741725650138926
-0.5741725650138926
-0.376115076011282
-0.376115076011282
-0.376115076011282
-0.376115076011282
-0.376115076011282
-0.376115076011282
-0.376115076011282
-0.376115076011282
-0.29205411703223866
-0.29205411703223866
-0.29205411703223866
-0.29205411703223866
-0.29205411703223866
-0.29205411703223866
-0.29205411703223866
-0.29205411703223866
-0.02194675207890399
-0.02194675207890399
-0.02194675207890399
-0.02194675207890399
-0.02194675207890399
-0.02194675207890399
-0.02194675207890399
-0.02194675207890399
0.13309317101641788
0.13309317101641788
0.13309317101641788
0.13309317101641788
0.13309317101641788
0.13309317101641788
0.13309317101641788
0.13309317101641788
];

figure;
subplot(4, 1, 1);
plot(t, y_fig_4_8_s06_d06_d07_d8_inverted_p30);
xlim([0 511]);
ylim([-2 2]);
legend('d8', 'location', 'north');
subplot(4, 1, 2);
plot(t, y_fig_4_8_s06_d06_d7_d08_inverted_p30);
xlim([0 511]);
ylim([-1 1]);
legend('d7', 'location', 'north');
subplot(4, 1, 3);
plot(t, y_fig_4_8_s06_d6_d07_d08_inverted_p30);
xlim([0 511]);
legend('d6', 'location', 'north');
subplot(4, 1, 4);
plot(t, y_fig_4_8_s6_d06_d07_d08_inverted_p30);
xlim([0 511]);
ylim([-2 2]);
legend('s6', 'location', 'north');
title('Fig. 4.8. Sine plus at 200 plus noise, Haar transform, multiresolution representation');
